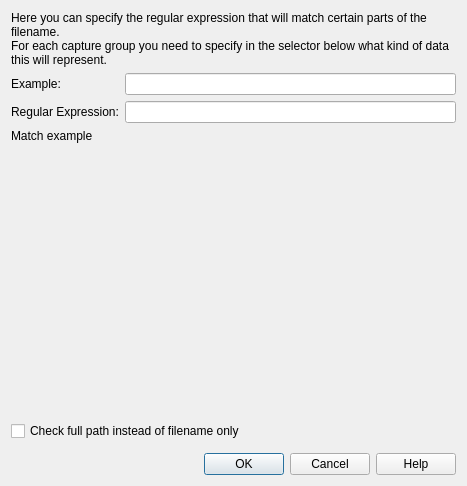
<?xml version="1.0" encoding="UTF-8"?>
<ui version="4.0">
 <class>RegExpDialog</class>
 <widget class="QDialog" name="RegExpDialog">
  <property name="geometry">
   <rect>
    <x>0</x>
    <y>0</y>
    <width>467</width>
    <height>486</height>
   </rect>
  </property>
  <property name="windowTitle">
   <string>Change Regular Expression</string>
  </property>
  <layout class="QVBoxLayout" name="verticalLayout">
   <item>
    <widget class="QLabel" name="label">
     <property name="text">
      <string>Here you can specify the regular expression that will match certain parts of the filename.
For each capture group you need to specify in the selector below what kind of data this will represent.</string>
     </property>
     <property name="wordWrap">
      <bool>true</bool>
     </property>
    </widget>
   </item>
   <item>
    <layout class="QFormLayout" name="formLayout">
     <item row="0" column="0">
      <widget class="QLabel" name="label_3">
       <property name="text">
        <string>Example:</string>
       </property>
       <property name="buddy">
        <cstring>lineEditExample</cstring>
       </property>
      </widget>
     </item>
     <item row="0" column="1">
      <widget class="QLineEdit" name="lineEditExample">
       <property name="toolTip">
        <string>Here you can insert an example filename.
Your regular expression will be checked against this.</string>
       </property>
       <property name="statusTip">
        <string/>
       </property>
      </widget>
     </item>
     <item row="1" column="0">
      <widget class="QLabel" name="label_2">
       <property name="text">
        <string>Regular Expression:</string>
       </property>
       <property name="buddy">
        <cstring>lineEdit</cstring>
       </property>
      </widget>
     </item>
     <item row="1" column="1">
      <widget class="QLineEdit" name="lineEdit">
       <property name="toolTip">
        <string>Here you need to write down your regular expression.
You do not need to use escape sequences.
Example: write \s not \\s.</string>
       </property>
       <property name="statusTip">
        <string/>
       </property>
      </widget>
     </item>
    </layout>
   </item>
   <item>
    <widget class="QLabel" name="matchExampleLabel">
     <property name="text">
      <string>Match example</string>
     </property>
    </widget>
   </item>
   <item>
    <spacer name="verticalSpacer">
     <property name="orientation">
      <enum>Qt::Vertical</enum>
     </property>
     <property name="sizeHint" stdset="0">
      <size>
       <width>20</width>
       <height>40</height>
      </size>
     </property>
    </spacer>
   </item>
   <item>
    <widget class="QCheckBox" name="cb_path">
     <property name="text">
      <string>Check full path instead of filename only</string>
     </property>
    </widget>
   </item>
   <item>
    <widget class="KActionSelector" name="availableGroups"/>
   </item>
   <item>
    <widget class="QDialogButtonBox" name="buttonBox">
     <property name="orientation">
      <enum>Qt::Horizontal</enum>
     </property>
     <property name="standardButtons">
      <set>QDialogButtonBox::Cancel|QDialogButtonBox::Help|QDialogButtonBox::Ok</set>
     </property>
    </widget>
   </item>
  </layout>
 </widget>
 <customwidgets>
  <customwidget>
   <class>KActionSelector</class>
   <extends>QWidget</extends>
   <header>kactionselector.h</header>
  </customwidget>
 </customwidgets>
 <resources/>
 <connections>
  <connection>
   <sender>buttonBox</sender>
   <signal>accepted()</signal>
   <receiver>RegExpDialog</receiver>
   <slot>accept()</slot>
   <hints>
    <hint type="sourcelabel">
     <x>252</x>
     <y>481</y>
    </hint>
    <hint type="destinationlabel">
     <x>157</x>
     <y>274</y>
    </hint>
   </hints>
  </connection>
  <connection>
   <sender>buttonBox</sender>
   <signal>rejected()</signal>
   <receiver>RegExpDialog</receiver>
   <slot>reject()</slot>
   <hints>
    <hint type="sourcelabel">
     <x>320</x>
     <y>481</y>
    </hint>
    <hint type="destinationlabel">
     <x>286</x>
     <y>274</y>
    </hint>
   </hints>
  </connection>
 </connections>
</ui>
